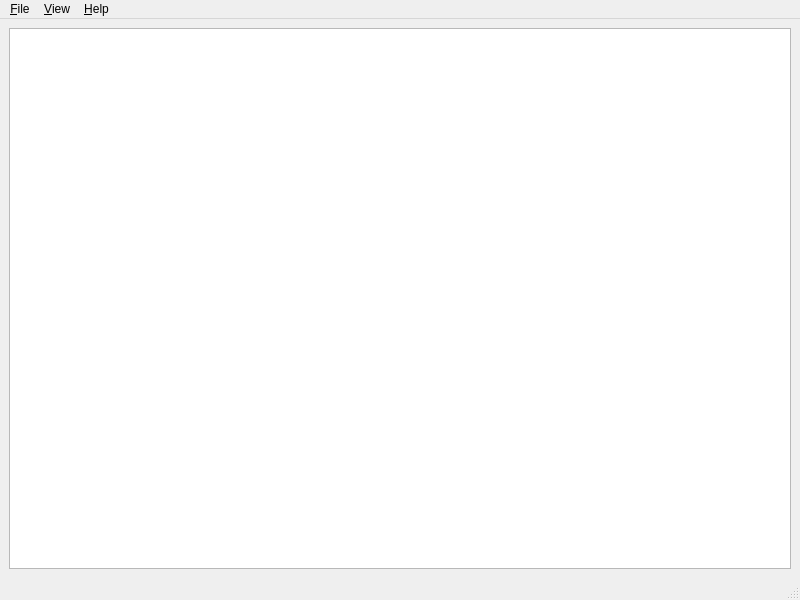
<?xml version="1.0" encoding="UTF-8"?>
<ui version="4.0">
 <class>MainWindow</class>
 <widget class="QMainWindow" name="MainWindow">
  <property name="geometry">
   <rect>
    <x>0</x>
    <y>0</y>
    <width>800</width>
    <height>600</height>
   </rect>
  </property>
  <property name="windowTitle">
   <string>Chemistry Data Explorer</string>
  </property>
  <widget class="QWidget" name="centralwidget">
   <layout class="QVBoxLayout" name="verticalLayout">
    <item>
     <widget class="ChemData::MongoTableView" name="tableView">
      <attribute name="verticalHeaderVisible">
       <bool>false</bool>
      </attribute>
     </widget>
    </item>
   </layout>
  </widget>
  <widget class="QMenuBar" name="menubar">
   <property name="geometry">
    <rect>
     <x>0</x>
     <y>0</y>
     <width>800</width>
     <height>20</height>
    </rect>
   </property>
   <widget class="QMenu" name="menu_File">
    <property name="title">
     <string>&amp;File</string>
    </property>
    <addaction name="actionAddNewData"/>
    <addaction name="actionServerSettings"/>
    <addaction name="actionQuit"/>
   </widget>
   <widget class="QMenu" name="menu_View">
    <property name="title">
     <string>&amp;View</string>
    </property>
    <addaction name="actionGraphs"/>
    <addaction name="actionHistogram"/>
    <addaction name="actionPlotMatrix"/>
    <addaction name="actionParallelCoordinates"/>
    <addaction name="actionDetail"/>
   </widget>
   <widget class="QMenu" name="menu_Help">
    <property name="title">
     <string>&amp;Help</string>
    </property>
    <addaction name="actionAbout"/>
   </widget>
   <addaction name="menu_File"/>
   <addaction name="menu_View"/>
   <addaction name="menu_Help"/>
  </widget>
  <widget class="QStatusBar" name="statusbar"/>
  <action name="actionQuit">
   <property name="text">
    <string>&amp;Quit</string>
   </property>
  </action>
  <action name="actionAddNewData">
   <property name="text">
    <string>&amp;Add New Data</string>
   </property>
  </action>
  <action name="actionGraphs">
   <property name="text">
    <string>&amp;Graphs</string>
   </property>
  </action>
  <action name="actionAbout">
   <property name="text">
    <string>&amp;About</string>
   </property>
  </action>
  <action name="actionDetail">
   <property name="text">
    <string>&amp;Detail</string>
   </property>
  </action>
  <action name="actionServerSettings">
   <property name="text">
    <string>&amp;Server Settings</string>
   </property>
  </action>
  <action name="actionPlotMatrix">
   <property name="text">
    <string>&amp;Plot Matrix</string>
   </property>
  </action>
  <action name="actionParallelCoordinates">
   <property name="text">
    <string>&amp;Parallel Coordinates</string>
   </property>
  </action>
  <action name="actionHistogram">
   <property name="text">
    <string>Histogram</string>
   </property>
  </action>
 </widget>
 <customwidgets>
  <customwidget>
   <class>ChemData::MongoTableView</class>
   <extends>QTableView</extends>
   <header location="global">chemdata/mongotableview.h</header>
  </customwidget>
 </customwidgets>
 <resources/>
 <connections>
  <connection>
   <sender>actionQuit</sender>
   <signal>activated()</signal>
   <receiver>MainWindow</receiver>
   <slot>close()</slot>
   <hints>
    <hint type="sourcelabel">
     <x>-1</x>
     <y>-1</y>
    </hint>
    <hint type="destinationlabel">
     <x>399</x>
     <y>299</y>
    </hint>
   </hints>
  </connection>
 </connections>
</ui>
